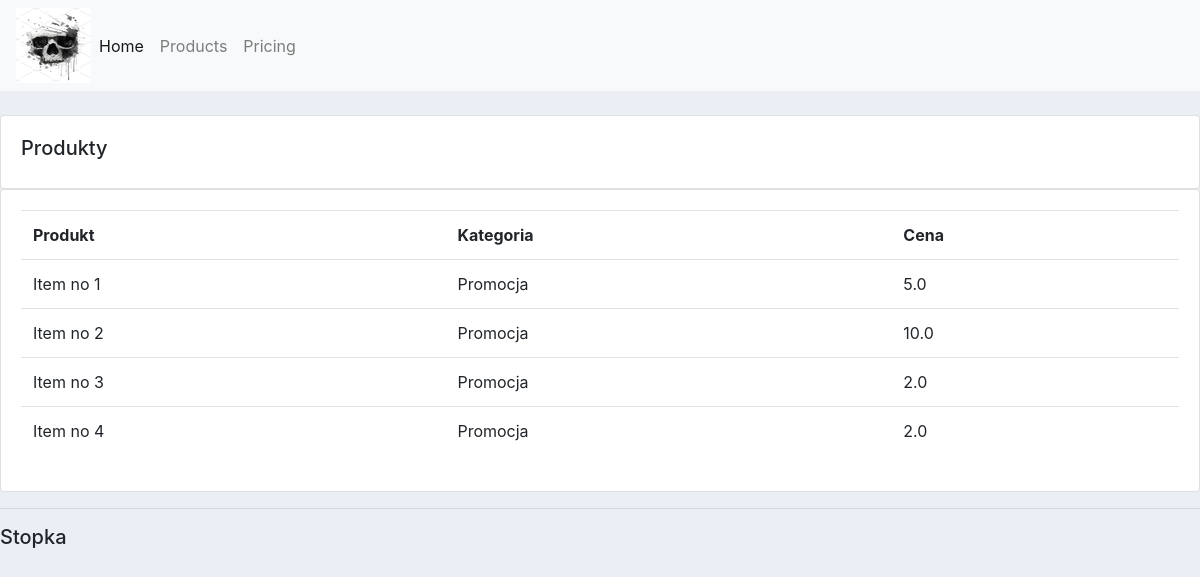
Screenshot of /products/ with the database file from the repository.
### accounts/models.py (models this page shows, shortened)
class Product(models.Model):
    CATEGORY = (
        ('Promocja', 'Promocja'),
    )
    name = models.CharField(max_length=150, null=True)
    price = models.FloatField(max_length=150, null=True)
    category = models.CharField(max_length=150, null=True, choices=CATEGORY)
    description = models.TextField(max_length=150, null=True, blank=True)
    date_created = models.DateTimeField(auto_now_add=True, null=True)
    tags = models.ManyToManyField(Tag)

### accounts/views.py (the view)
# urls.py: path('products/', views.products, name='products'),
def products(request):
    products = Product.objects.all()
    context = {'products': products}
    return render(request, 'accounts/products.html', context)

### accounts/templates/accounts/products.html
{%  extends 'accounts/main.html' %}
{% block content %}
    <br>
    <div class="row">
        <div class="col-md">
            <div class="card card-body">
                <h5>Produkty</h5>
            </div>
            <div class="card card-body">
                <table class="table">
                    <tr>
                        <th>Produkt</th>
                        <th>Kategoria</th>
                        <th>Cena</th>
                    </tr>
                        {% for i in products %}
                        <tr>
                            <td>{{ i.name }}</td>
                            <td>{{ i.category }}</td>
                            <td>{{ i.price }}</td>
                        </tr>
                    {% endfor %}
                </table>
            </div>
        </div>
    </div>
{% endblock content %}

### accounts/static/css/main.css (style rules this page uses)
body { background-color: #ebeff5; }

### rows the page displays
Product: name "Item no 1", category "Promocja", price "5.0"
Product: name "Item no 2", category "Promocja", price "10.0"
Product: name "Item no 3", category "Promocja", price "2.0"
Product: name "Item no 4", category "Promocja", price "2.0"
